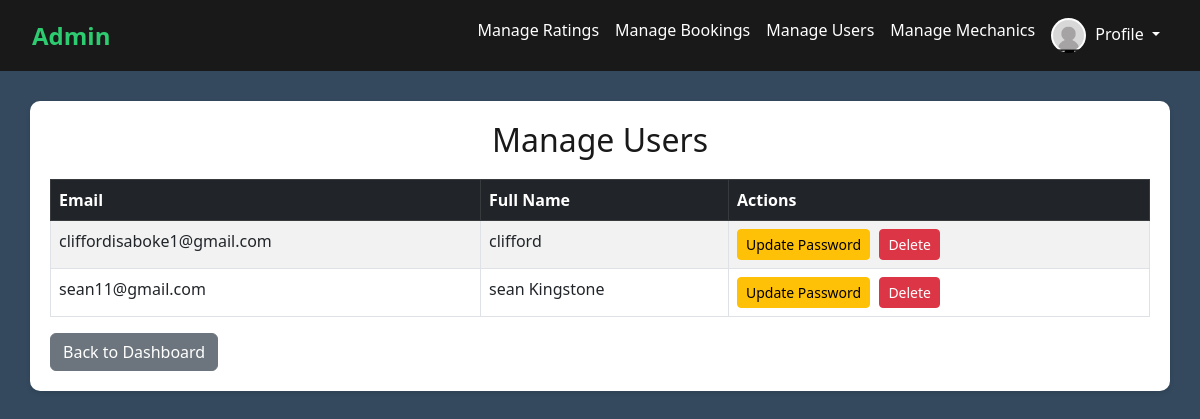
The page /loginup/admin_users.php (signed in) on the database its author committed.
### tables this page shows
CREATE TABLE `users` (
  `id` int(11) NOT NULL,
  `email` varchar(255) NOT NULL,
  `full_name` varchar(255) NOT NULL,
  `phone_number` varchar(20) NOT NULL,
  `password` varchar(255) NOT NULL,
  `role` enum('vehicle_owner','admin') NOT NULL DEFAULT 'vehicle_owner',
  `created_at` timestamp NOT NULL DEFAULT current_timestamp()
);

### loginup/admin_users.php (the view, shortened to what this page needs)
<?php
require 'db_connect.php';
$query = "SELECT email, full_name FROM users";
$result = $conn->query($query);
?>
<!DOCTYPE html>
<html lang="en">
<head>
  <link href="https://cdn.jsdelivr.net/npm/bootstrap@5.3.0/dist/css/bootstrap.min.css" rel="stylesheet">
</head>
<body>
  <div id="main-content">
  <nav class="navbar navbar-expand-lg navbar-custom">
    <div class="container-fluid">
      <a class="navbar-brand" href="#">Admin</a>
      <div class="collapse navbar-collapse" id="adminNavbar">
        <ul class="navbar-nav ms-auto">
          <li class="nav-item">
          <li class="nav-item"><a class="nav-link" href="admin_ratings.php">Manage Ratings</a></li>
          <li class="nav-item"><a class="nav-link" href="admin_bookings.php">Manage Bookings</a></li>
          <li class="nav-item"><a class="nav-link" href="admin_users.php">Manage Users</a></li>
          <li class="nav-item"><a class="nav-link" href="admin_mechanics.php">Manage Mechanics</a></li>
          </li>
          <li class="nav-item dropdown">
            <a class="nav-link dropdown-toggle" href="#" id="profileDropdown" role="button" data-bs-toggle="dropdown">
              <img src="../img/profile.jpeg" alt="Profile" class="profile-pic">
              <span>Profile</span>
            </a>
          </li>
        </ul>
      </div>
    </div>
  </nav>
  <div class="container">
    <h2>Manage Users</h2>
    <table class="table table-striped table-bordered">
      <thead class="table-dark">
        <tr>
          <th>Email</th>
          <th>Full Name</th>
          <th>Actions</th>
        </tr>
      </thead>
      <tbody>
        <?php while($row = $result->fetch_assoc()): ?>
        <tr>
          <td><?php echo htmlspecialchars($row['email']); ?></td>
          <td><?php echo htmlspecialchars($row['full_name']); ?></td>
          <td>
            <a href="admin_update_password.php?user_email=<?php echo urlencode($row['email']); ?>" class="btn btn-warning btn-sm">Update Password</a>
            <a href="admin_delete_user.php?user_email=<?php echo urlencode($row['email']); ?>" class="btn btn-danger btn-sm" onclick="return confirm('Are you sure you want to delete this user?');">Delete</a>
          </td>
        </tr>
        <?php endwhile; ?>
      </tbody>
    </table>
    <a href="admin_dashboard.php" class="btn btn-secondary">Back to Dashboard</a>
  </div>
</body>
</html>

### loginup/admin_users.php (style rules this page uses)
body { background: #34495e; font-family: 'Segoe UI', Tahoma, Geneva, Verdana, sans-serif; }
.navbar-custom { background-color: #191919; padding: 10px 20px; }
.navbar-custom .navbar-brand { color: #2ecc71; font-weight: bold; font-size: 24px; }
.navbar-custom .nav-link { color: white !important; }
.profile-pic { width: 35px; height: 35px; border-radius: 50%; margin-right: 5px; }
.container { margin-top: 30px; background: #fff; padding: 20px; border-radius: 10px; box-shadow: 0 2px 5px rgba(0,0,0,0.1); }
h2 { color: #191919; margin-bottom: 20px; text-align: center; }
table { margin-top: 20px; }
.btn { margin-right: 5px; }

### rows shown on the page
users: email "cliffordisaboke1@gmail.com", full_name "clifford"
users: email "sean11@gmail.com", full_name "sean Kingstone"
